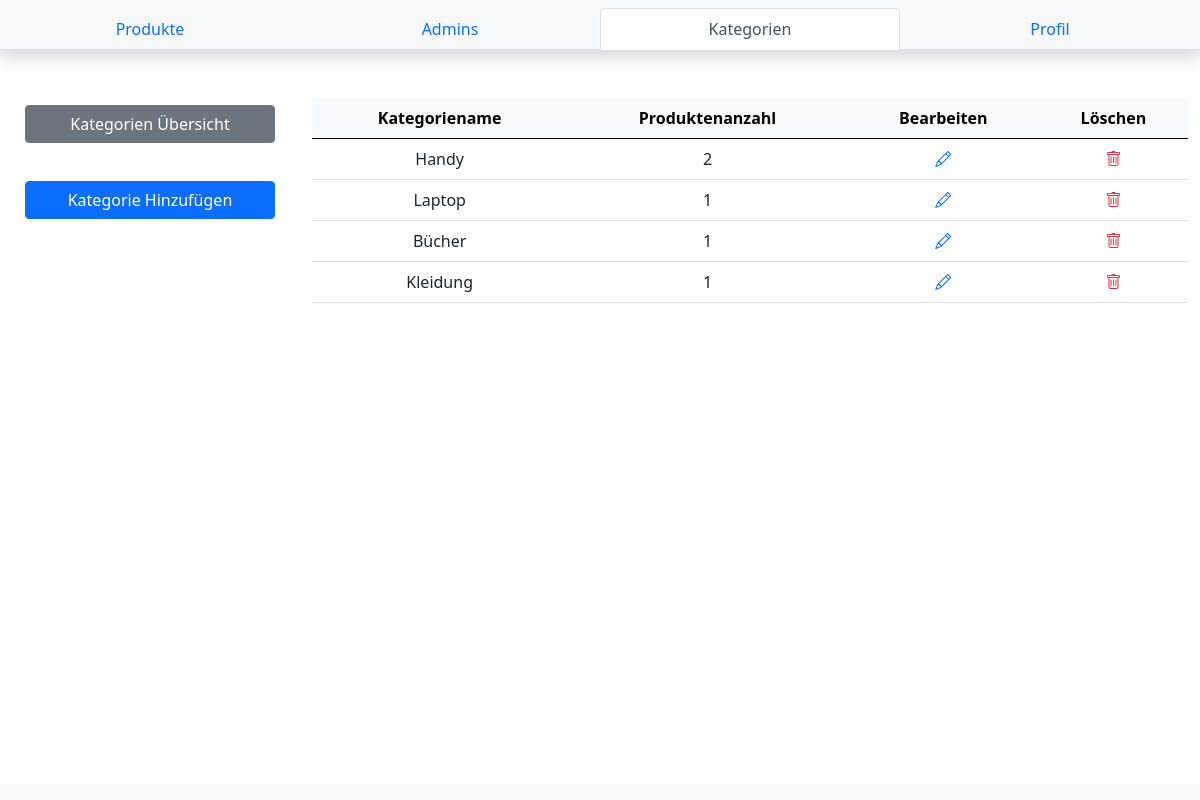
The app's page /admin/categories_view.php (signed in) with its own data.
### tables this page shows
CREATE TABLE `categories` (
  `category_id` int(2) NOT NULL,
  `category_name` varchar(40) NOT NULL,
  `fk_admin_id` int(2) DEFAULT NULL
);

### admin/categories_view.php (the view, shortened to what this page needs)
<?php
    if(isset($_SESSION['admin_login'])){
        include_once("header.php");
        include_once("categories.php");
        $con=db_connect();
        $q="select * from categories";
        $result=mysqli_query($con,$q);
        if($result){
            if (mysqli_num_rows($result)>0) {
                ?>
                <table class="table text-center">
                    <thead >
                        <tr class="table-light">
                            <th scope="col">Kategoriename</th>
                            <th scope="col">Produktenanzahl</th>
                            <th scope="col">Bearbeiten</th>
                            <th scope="col">Löschen</th>
                        </tr>
                    </thead>
                    <tbody>
                        <?php
                           while($row=mysqli_fetch_array($result)){
                            ?>
                                <tr>
                                    <td><?php echo $row["category_name"]?></td>
                                    <td>
                                        <?php
                                         $con=db_connect();
                                         $p_q="select * from products where fk_category_id='$row[category_id]'";
                                         $r=mysqli_query($con,$p_q);
                                            echo mysqli_num_rows($r);
                                        ?>
                                    </td>
                                    <td>
                                            <a  href="categories_edit.php?cat_id=<?php echo $row['category_id']?>">
                                                <span class="bi bi-pencil"></span>
                                            </a>
                                    </td>
                                    <td>
                                        <a  href="categories_delete.php?cat_id=<?php echo $row['category_id']?>">
                                            <span class="bi bi-trash text-danger"></span>
                                        </a>
                                    </td>
                                </tr>
                           <?php
                           }
                        ?>
                    </tbody>
                </table>
            <?php
            }else{
                alert("f","keine Daten vorhanden");
            }
        }else{
            alert("f","SQL Fehler");
        }
        include_once("footer.php");
    }else{
        include_once("login.php");
    }
?>

### records on screen
categories: category_name "Handy", mysqli_num_rows($r) "2"
categories: category_name "Laptop", mysqli_num_rows($r) "1"
categories: category_name "Bücher", mysqli_num_rows($r) "1"
categories: category_name "Kleidung", mysqli_num_rows($r) "1"
